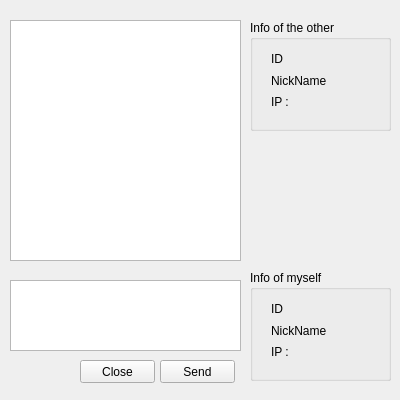
<?xml version="1.0" encoding="UTF-8"?>
<ui version="4.0">
 <class>ChatRoom</class>
 <widget class="QWidget" name="ChatRoom">
  <property name="geometry">
   <rect>
    <x>0</x>
    <y>0</y>
    <width>400</width>
    <height>400</height>
   </rect>
  </property>
  <property name="windowTitle">
   <string>ChatRoom</string>
  </property>
  <widget class="QTextEdit" name="chatTextEdit">
   <property name="geometry">
    <rect>
     <x>10</x>
     <y>20</y>
     <width>231</width>
     <height>241</height>
    </rect>
   </property>
  </widget>
  <widget class="QGroupBox" name="groupBox">
   <property name="geometry">
    <rect>
     <x>250</x>
     <y>20</y>
     <width>141</width>
     <height>111</height>
    </rect>
   </property>
   <property name="title">
    <string>Info of the other</string>
   </property>
   <widget class="QWidget" name="verticalLayoutWidget">
    <property name="geometry">
     <rect>
      <x>10</x>
      <y>20</y>
      <width>121</width>
      <height>81</height>
     </rect>
    </property>
    <layout class="QVBoxLayout" name="verticalLayout">
     <item>
      <layout class="QHBoxLayout" name="horizontalLayout">
       <item>
        <widget class="QLabel" name="label_2">
         <property name="text">
          <string>ID</string>
         </property>
        </widget>
       </item>
       <item>
        <widget class="QLabel" name="idLabel">
         <property name="text">
          <string/>
         </property>
        </widget>
       </item>
      </layout>
     </item>
     <item>
      <layout class="QHBoxLayout" name="horizontalLayout_2">
       <item>
        <widget class="QLabel" name="label_5">
         <property name="text">
          <string>NickName</string>
         </property>
        </widget>
       </item>
       <item>
        <widget class="QLabel" name="nickNameLabel">
         <property name="text">
          <string/>
         </property>
        </widget>
       </item>
      </layout>
     </item>
     <item>
      <layout class="QHBoxLayout" name="horizontalLayout_5">
       <item>
        <widget class="QLabel" name="label_3">
         <property name="text">
          <string>IP :</string>
         </property>
        </widget>
       </item>
       <item>
        <widget class="QLabel" name="ipLabel">
         <property name="text">
          <string/>
         </property>
        </widget>
       </item>
      </layout>
     </item>
    </layout>
   </widget>
  </widget>
  <widget class="QTextEdit" name="writeTextEdit">
   <property name="geometry">
    <rect>
     <x>10</x>
     <y>280</y>
     <width>231</width>
     <height>71</height>
    </rect>
   </property>
  </widget>
  <widget class="QPushButton" name="sendButton">
   <property name="geometry">
    <rect>
     <x>160</x>
     <y>360</y>
     <width>75</width>
     <height>23</height>
    </rect>
   </property>
   <property name="text">
    <string>Send</string>
   </property>
  </widget>
  <widget class="QPushButton" name="closeButton">
   <property name="geometry">
    <rect>
     <x>80</x>
     <y>360</y>
     <width>75</width>
     <height>23</height>
    </rect>
   </property>
   <property name="text">
    <string>Close</string>
   </property>
  </widget>
  <widget class="QGroupBox" name="groupBox_2">
   <property name="geometry">
    <rect>
     <x>250</x>
     <y>270</y>
     <width>141</width>
     <height>111</height>
    </rect>
   </property>
   <property name="title">
    <string>Info of myself</string>
   </property>
   <widget class="QWidget" name="verticalLayoutWidget_5">
    <property name="geometry">
     <rect>
      <x>10</x>
      <y>20</y>
      <width>121</width>
      <height>81</height>
     </rect>
    </property>
    <layout class="QVBoxLayout" name="verticalLayout_5">
     <item>
      <layout class="QHBoxLayout" name="horizontalLayout_13">
       <item>
        <widget class="QLabel" name="label_25">
         <property name="text">
          <string>ID</string>
         </property>
        </widget>
       </item>
       <item>
        <widget class="QLabel" name="myIdLabel">
         <property name="text">
          <string/>
         </property>
        </widget>
       </item>
      </layout>
     </item>
     <item>
      <layout class="QHBoxLayout" name="horizontalLayout_14">
       <item>
        <widget class="QLabel" name="label_27">
         <property name="text">
          <string>NickName</string>
         </property>
        </widget>
       </item>
       <item>
        <widget class="QLabel" name="myNickNameLabel">
         <property name="text">
          <string/>
         </property>
        </widget>
       </item>
      </layout>
     </item>
     <item>
      <layout class="QHBoxLayout" name="horizontalLayout_15">
       <item>
        <widget class="QLabel" name="label_29">
         <property name="text">
          <string>IP :</string>
         </property>
        </widget>
       </item>
       <item>
        <widget class="QLabel" name="myIpLabel">
         <property name="text">
          <string/>
         </property>
        </widget>
       </item>
      </layout>
     </item>
    </layout>
   </widget>
  </widget>
 </widget>
 <layoutdefault spacing="6" margin="11"/>
 <resources/>
 <connections/>
</ui>
